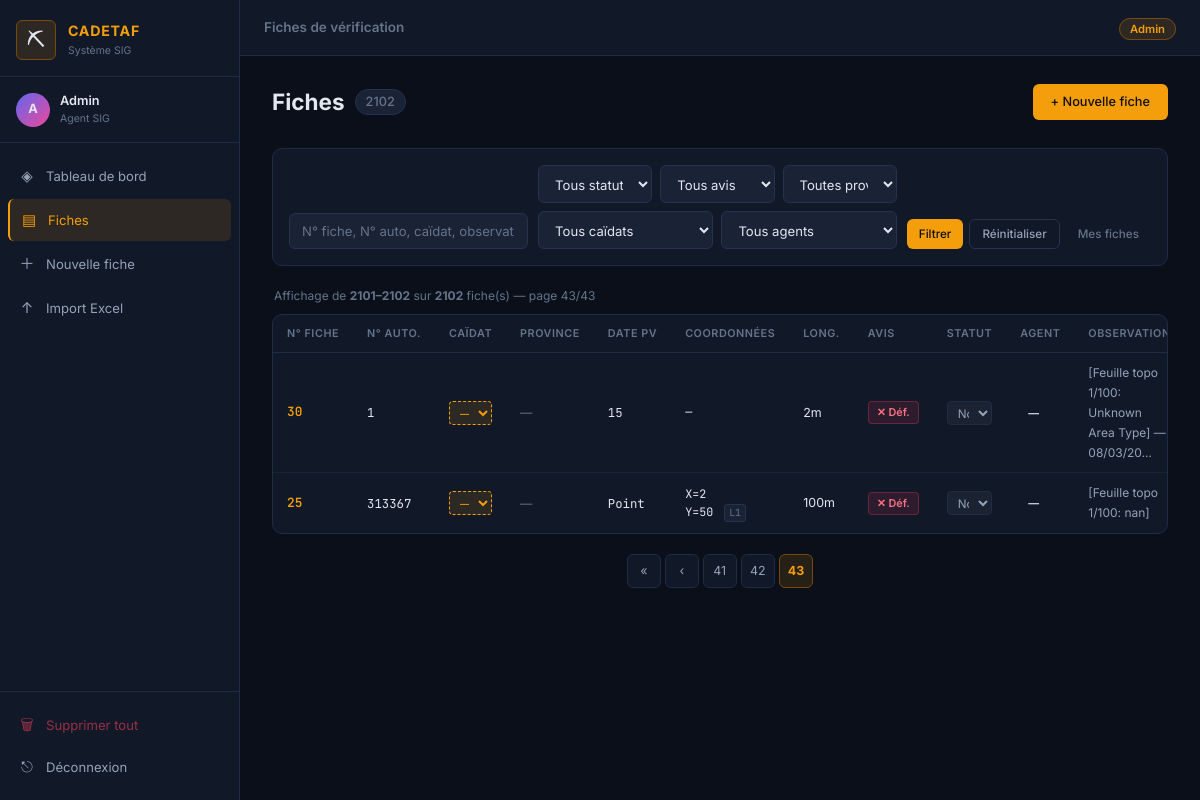
/fiches?status=&caidat=&accord=&responsable=&search=&mes_fiches=&province=&page=43 (signed in), run on the app's committed database.
### app.py (models this page shows)
class Fiche(Base):
    __tablename__ = 'fiches'
    id             = Column(Integer, primary_key=True, autoincrement=True)
    fiche_numero   = Column(Integer, unique=True, nullable=False)
    date_pv        = Column(String(20), nullable=False)
    caidat         = Column(String(100), nullable=False)
    n_autorisation = Column(String(50))
    x_coord        = Column(Float)
    y_coord        = Column(Float)
    lambert_zone   = Column(Integer, default=1)
    metrage        = Column(Integer, default=100)
    long_2         = Column(Integer, default=50)
    accord         = Column(String(10), default='non')
    observation    = Column(Text)
    responsable    = Column(String(50))
    date_creation  = Column(DateTime, default=datetime.utcnow)
    status         = Column(SQLAlchemyEnum('traité','en cours','non traité', name='status_enum'), default='non traité')

### app.py (the view, shortened to what this page needs)
@app.route('/fiches')
@login_required
def fiches():
    db       = SessionLocal()
    q_status = request.args.get('status', '')
    q_caidat = request.args.get('caidat', '')
    q_accord = request.args.get('accord', '')
    q_resp   = request.args.get('responsable', '')
    q_search = request.args.get('search', '').strip()
    q_mes    = request.args.get('mes_fiches', '')
    q_province = request.args.get('province', '')
    page     = max(1, int(request.args.get('page', 1) or 1))
    query = db.query(Fiche)
    if q_mes == '1':   query = query.filter(Fiche.responsable == session['user'])
    if q_status:       query = query.filter(Fiche.status == q_status)
    if q_accord:       query = query.filter(Fiche.accord == q_accord)
    if q_resp:         query = query.filter(Fiche.responsable == q_resp)
    if q_caidat:       query = query.filter(Fiche.caidat == q_caidat)
    if q_province:
        caidats_prov = [c['nom'] for c in CAIDATS_HAJAR_DATA + CAIDATS_YOUSSOUF_DATA
                        if c['province'] == q_province]
        query = query.filter(Fiche.caidat.in_(caidats_prov))
    total = query.count()
    total_pages = max(1, (total + PAGE_SIZE - 1) // PAGE_SIZE)
    page = min(page, total_pages)
    rows      = query.order_by(Fiche.fiche_numero.desc())                      .offset((page - 1) * PAGE_SIZE).limit(PAGE_SIZE).all()
    all_fiches = [fiche_to_dict(f) for f in rows]
    db.close()
    return render_template('fiches.html',
        fiches=all_fiches,
        total=total,
        page=page,
        total_pages=total_pages,
        page_size=PAGE_SIZE,
        caidats=ALL_CAIDATS,
        caidats_hajar=CAIDATS_HAJAR,
        caidats_youssouf=CAIDATS_YOUSSOUF,
        all_provinces=ALL_PROVINCES,
        filters={'status': q_status, 'caidat': q_caidat, 'accord': q_accord,
                 'responsable': q_resp, 'search': q_search,
                 'mes_fiches': q_mes, 'province': q_province},
        username=session['user'])

### app.py (called while the page is built)
def login_required(f):
    @wraps(f)
    def decorated(*args, **kwargs):
        if 'user' not in session:
            flash('Veuillez vous connecter.', 'error')
            return redirect(url_for('login'))
        return f(*args, **kwargs)
    return decorated

### templates/fiches.html (shortened to what this page needs)
{% extends "base.html" %}
{% block topbar_title %}Fiches de vérification{% endblock %}
{% block content %}
<div class="page-header">
  <h1>Fiches <span class="count-badge">{{ total }}</span></h1>
  <a href="{{ url_for('nouvelle_fiche') }}" class="btn btn-primary">+ Nouvelle fiche</a>
</div>
<div class="card filter-card">
  <form method="GET" action="{{ url_for('fiches') }}" class="filter-form" id="filterForm">
    <div class="filter-search">
      <input type="text" name="search" placeholder="N° fiche, N° auto, caïdat, observation…"
             value="{{ filters.search }}" onkeydown="if(event.key==='Enter')this.form.submit()">
    </div>
    <div class="filter-selects">
      <select name="status" onchange="submitFilter()">
        <option value="">Tous statuts</option>
      </select>
      <select name="accord" onchange="submitFilter()">
        <option value="">Tous avis</option>
      </select>
      <select name="province" onchange="submitFilter()">
        <option value="">Toutes provinces</option>
      </select>
      <select name="caidat" onchange="submitFilter()">
        <option value="">Tous caïdats</option>
      </select>
      <select name="responsable" onchange="submitFilter()">
        <option value="">Tous agents</option>
      </select>
    </div>
    <div class="filter-actions">
      <button type="submit" class="btn btn-primary btn-sm">Filtrer</button>
      <a href="{{ url_for('fiches') }}" class="btn btn-outline btn-sm">Réinitialiser</a>
      <a href="{{ url_for('fiches', mes_fiches='1') }}"
         class="btn btn-ghost btn-sm {% if filters.mes_fiches=='1' %}active{% endif %}">Mes fiches</a>
    </div>
  </form>
</div>
<div class="pagination-info">
  {% if total > 0 %}
    Affichage de <strong>{{ (page-1)*page_size + 1 }}–{{ [(page)*page_size, total]|min }}</strong>
    sur <strong>{{ total }}</strong> fiche(s)
    {% if total_pages > 1 %}— page {{ page }}/{{ total_pages }}{% endif %}
  {% else %}
    Aucune fiche trouvée.
  {% endif %}
</div>
<div class="card table-card">
  <div class="table-scroll">
  <table class="table">
    <thead>
      <tr>
        <th>N° Fiche</th>
        <th>N° Auto.</th>
        <th>Caïdat</th>
        <th>Province</th>
        <th>Date PV</th>
        <th>Coordonnées</th>
        <th>Long.</th>
        <th>Avis</th>
        <th>Statut</th>
        <th>Agent</th>
        <th>Observation</th>
      </tr>
    </thead>
    <tbody>
    {% for f in fiches %}
    <tr id="row-{{ f.id }}">
      <td><code class="fiche-num">{{ f.fiche_numero }}</code></td>
      <td class="mono">{{ f.n_autorisation or '—' }}</td>
      <td id="caidat-cell-{{ f.id }}">
        {% if f.caidat %}
          <span class="caidat-text">{{ f.caidat }}{% if f.caidat_id %}<span class="caidat-id-badge">#{{ f.caidat_id }}</span>{% endif %}</span>
          <button class="btn-icon btn-reset-caidat" title="Remettre à compléter"
                  onclick="resetCaidat({{ f.id }})" style="font-size:.7rem;opacity:.5">↺</button>
        {% else %}
          <select class="caidat-inline-select" data-id="{{ f.id }}" onchange="updateCaidat(this)">
            <option value="">— À compléter —</option>
          </select>
        {% endif %}
      </td>
      <td class="small text-muted" id="province-cell-{{ f.id }}">{{ f.caidat_province or '—' }}</td>
      <td class="mono">{{ f.date_pv }}</td>
      <td class="mono small">
        {% if f.x_coord and f.y_coord %}
          X={{ f.x_coord|int }}<br>Y={{ f.y_coord|int }}
          <span class="lambert-badge">L{{ f.lambert_zone }}</span>
        {% else %}—{% endif %}
      </td>
      <td>{{ f.metrage }}m</td>
      <td>
        <span class="badge badge-{{ 'ok' if f.accord=='oui' else 'nok' }}">
          {{ '✓ Fav.' if f.accord=='oui' else '✕ Déf.' }}
        </span>
      </td>
      <td>
        <select class="status-select" data-id="{{ f.id }}" onchange="updateStatus(this)">
          <option value="non traité" {% if f.status=='non traité' %}selected{% endif %}>Non traité</option>
        </select>
      </td>
      <td id="agent-cell-{{ f.id }}">
        <span class="agent-pill agent-{{ f.responsable }}">
          {{ f.responsable|capitalize if f.responsable else '—' }}
        </span>
      </td>
      <td class="obs-cell">
        {% if f.observation and f.observation not in ('<Null>','') %}
          <span class="obs-short" title="{{ f.observation }}">
            {{ f.observation[:50] }}{% if f.observation|length > 50 %}…{% endif %}
          </span>
        {% else %}—{% endif %}
      </td>
    </tr>
    {% else %}
    <tr><td colspan="12" class="empty">Aucune fiche trouvée.</td></tr>
    {% endfor %}
    </tbody>
  </table>
  </div>
</div>
{% if total_pages > 1 %}
<div class="pagination">
  {% set base_url = url_for('fiches', status=filters.status, caidat=filters.caidat,
     accord=filters.accord, responsable=filters.responsable, search=filters.search,
     mes_fiches=filters.mes_fiches, province=filters.province) %}
  {% if page > 1 %}
    <a href="{{ base_url }}&page=1" class="pg-btn">«</a>
    <a href="{{ base_url }}&page={{ page-1 }}" class="pg-btn">‹</a>
  {% endif %}
  {% for p in range([1, page-2]|max, [total_pages+1, page+3]|min) %}
    <a href="{{ base_url }}&page={{ p }}"
       class="pg-btn {% if p==page %}pg-active{% endif %}">{{ p }}</a>
  {% endfor %}
</div>
{% endif %}
{% endblock %}

### data on the page
Fiche: fiche_numero "30", n_autorisation "1", caidat_province "—", date_pv "15", metrage "2", accord "✕ Déf.", responsable "—", observation "[Feuille topo 1/100: Unknown Area Type] — 08/03/20"
Fiche: fiche_numero "25", n_autorisation "313367", caidat_province "—", date_pv "Point", x_coord "2", y_coord "50", lambert_zone "1", metrage "100", accord "✕ Déf.", responsable "—", observation "[Feuille topo 1/100: nan]"

### other printed values
{{ session.user[0]|upper }} "A"
{{ session.user|capitalize }} "Admin"
{{ total }} "2102"
{{ (page-1)*page_size + 1 }} "2101"
{{ [(page)*page_size, total]|min }} "2102"
{{ page }} "43"
{{ total_pages }} "43"
{{ p }} "41" "42" "43"
